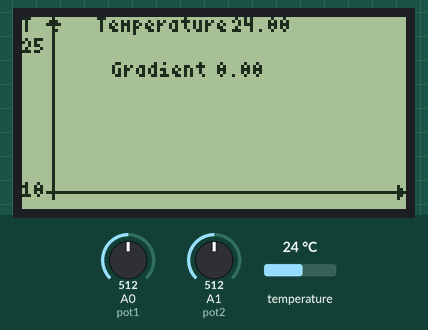
The sketch below on a simulated Arduino Uno, built with avr-gcc and run on an emulated ATmega328P. Parts: 128×64 one-colour display. Inputs (shaded band) come from the test bench; at power-on: temperature 24 °C, A0 (pot1) = 512, A1 (pot2) = 512. What the sketch prints to the serial monitor is not drawn.

Above: at 2.9 s.
3.0 s: temperature set to 12 °C
At 4.4 s:
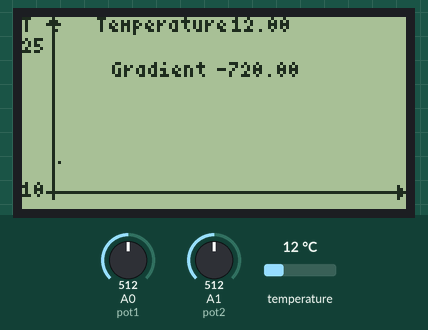
6.9 s: A0 (pot1) set to 716
At 9.1 s:
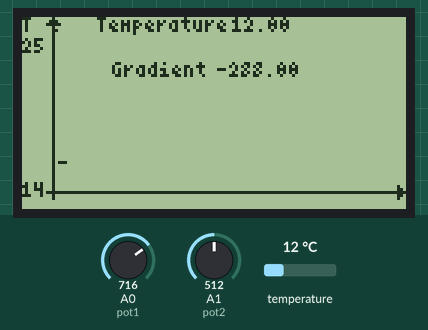
10.9 s: A1 (pot2) set to 716
At 14.5 s:
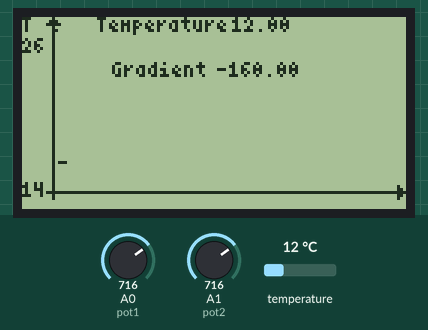
15.0 s: temperature set to 19 °C
At 16.8 s:
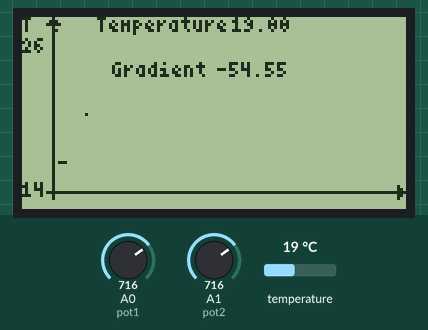
19.0 s: A0 (pot1) set to 900
At 21.3 s:
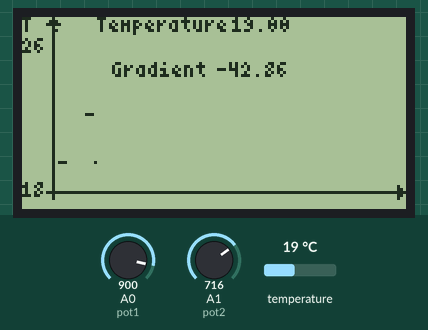
23.1 s: A1 (pot2) set to 900
At 25.3 s:
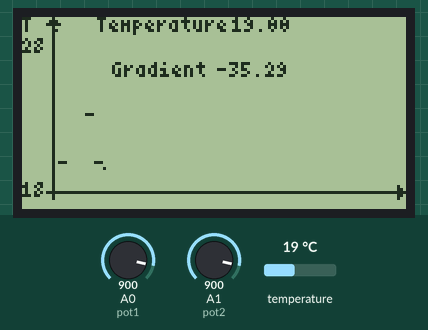
Timing chart, 0 to 26.8 s (numbered marks = the images above; inputs shaded):
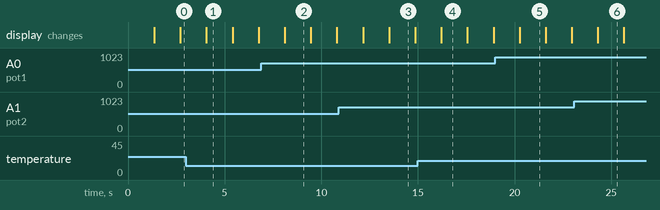

The sketch:

Plot_Temp.ino
```cpp
#include "U8glib.h"
#include <OneWire.h>
#include <DallasTemperature.h>


#define ONE_WIRE_BUS 2
U8GLIB_ST7920_128X64_4X u8g(10);


OneWire oneWire(ONE_WIRE_BUS);
DallasTemperature sensors(&oneWire);


  const uint8_t arrowy[] U8G_PROGMEM = {0x00,0x00, 0x80,0xc0,0xe0,0xc0,0x80,};
  const uint8_t arrowx[] U8G_PROGMEM = {0x4,0xe, 0x1f};


//  int i = 8;
  int interx = 500;

  void setup() {
     u8g.setRot180();
    Serial.begin(9600);
    sensors.begin();
    int deviceCount = sensors.getDeviceCount();
  }

  void loop() {
        int Y_MIN = 20;
        int ZOOM;
        int val1 = 0;
        int pot1 = A0;
        int val2 = 0;
        int pot2 = A1;
        int Ny = 55; // pixel vertical
        int Nx = 126; //pixel horisontal

        float Tmin;
        float Tmax;
        float tempC;
        int T[118];
        float Ttemp;
        float arrT[118];

      int i = 0;
       // coefficient

  do{
      sensors.requestTemperatures();
      tempC = sensors.getTempCByIndex(0);


      arrT[i] = tempC;
      val1 = analogRead(pot1);
      Tmin = map(val1, 0, 1023, 0,21);
      Serial.print(" Tmin is ");
      Serial.println(Tmin);
      val2 = analogRead(pot2);
      Tmax = map(val2, 0, 1023, 20, 30);
      Serial.print(" Tmax is ");
      float k = (Tmax - Tmin) / Ny;
      Ttemp = Ny - ((arrT[i] - Tmin) / k); // pixel position on screen

      Serial.print(" k is ");
      Serial.println(k);
      T[i] = round(Ttemp);
      Serial.print(" T is ");
      Serial.println(T[i]);
      Serial.println((interx*i)/1000.00);
      Serial.print(" arrT[i] ");
      Serial.println(arrT[i]);
      Serial.println("");
      delay(interx);

      float gradient = 60.00*1000.0*((arrT[i] - arrT[0])/((i*interx - 0.00))); //per minute
      Serial.print(" gradient ");
      Serial.print(gradient);
      Serial.println(" ");
       u8g.firstPage();
      do{
       draw(Tmax, Tmin);

       u8g.setPrintPos(30,20);
        u8g.print("Gradient ");
       u8g.setPrintPos(65,20);
        u8g.print(gradient);
        u8g.setPrintPos(25,5);
        u8g.print("Temperature ");
        u8g.setPrintPos(70,5);
        u8g.print(tempC);
       for(int j = 0; j <= i; j++){
       u8g.drawPixel(j+10, T[j]);
   }
     }while( u8g.nextPage() );
     i += 1;
      }while(i < 118);
        clearY();
    delay(500);
  }


  void draw(float Tmaxt, float Tmint){
        u8g.drawBitmapP( 125, 54, 1, 7, arrowy); //y
        u8g.drawBitmapP( 5, 0, 1, 3, arrowx); //x
        u8g.setFont(u8g_font_4x6);
        u8g.setPrintPos(0,5);
        u8g.print("T");
        u8g.setPrintPos(0,12);
        int maxt = Tmaxt;
        u8g.print(maxt);
        u8g.setPrintPos(0,60);
        int mint = Tmint;
        u8g.print(mint);
        u8g.drawLine(10, 3, 10, 60); // y
        u8g.drawLine(8, 58, 125, 58); // x

  }

  void clearY(){
  u8g.firstPage();
      do{ }while( u8g.nextPage() );
}
```

Measured:
- what the display in image 1 shows lasts 1.3 s, from 4.1 s to 5.4 s
- what the display in image 4 shows lasts 1.4 s, from 16.2 s to 17.6 s
